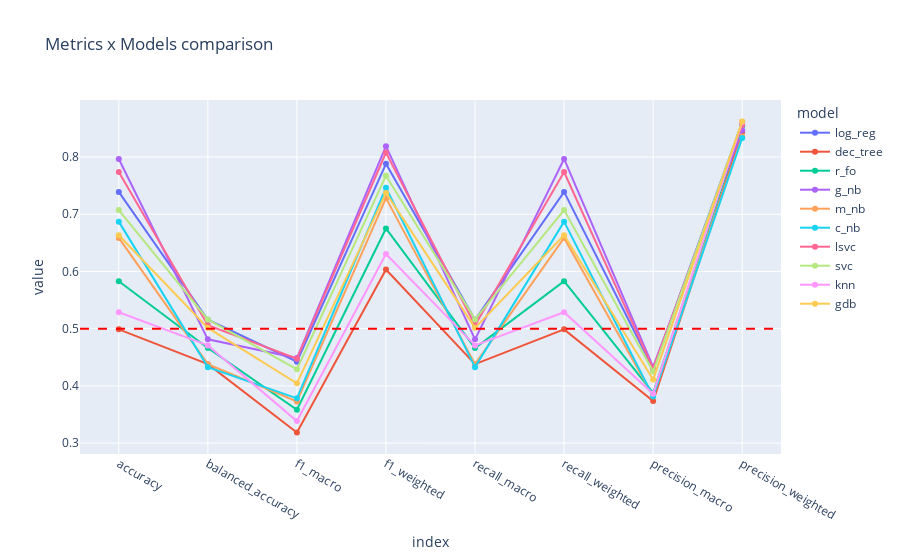

Write notebook code for a chart like this one.
### Code cell
# Line plots of metrics for comparison
lineplot_metrics(data)

### Figure 1 — Plotly figure (JSON) as saved in the notebook; plotly's stock layout.template omitted (floating-point values rounded to 4 significant figures)
{"data": [{"hovertemplate": "model=log_reg<br>index=%{x}<br>value=%{y}<extra></extra>", "legendgroup": "log_reg", "line": {"color": "#636efa", "dash": "solid"}, "marker": {"symbol": "circle"}, "mode": "lines+markers", "name": "log_reg", "orientation": "v", "showlegend": true, "type": "scatter", "x": ["accuracy", "balanced_accuracy", "f1_macro", "f1_weighted", "recall_macro", "recall_weighted", "precision_macro", "precision_weighted"], "xaxis": "x", "y": [0.7391, 0.5156, 0.4421, 0.7882, 0.5156, 0.7391, 0.4299, 0.8605], "yaxis": "y"}, {"hovertemplate": "model=dec_tree<br>index=%{x}<br>value=%{y}<extra></extra>", "legendgroup": "dec_tree", "line": {"color": "#EF553B", "dash": "solid"}, "marker": {"symbol": "circle"}, "mode": "lines+markers", "name": "dec_tree", "orientation": "v", "showlegend": true, "type": "scatter", "x": ["accuracy", "balanced_accuracy", "f1_macro", "f1_weighted", "recall_macro", "recall_weighted", "precision_macro", "precision_weighted"], "xaxis": "x", "y": [0.4988, 0.438, 0.3184, 0.6034, 0.438, 0.4988, 0.3736, 0.8436], "yaxis": "y"}, {"hovertemplate": "model=r_fo<br>index=%{x}<br>value=%{y}<extra></extra>", "legendgroup": "r_fo", "line": {"color": "#00cc96", "dash": "solid"}, "marker": {"symbol": "circle"}, "mode": "lines+markers", "name": "r_fo", "orientation": "v", "showlegend": true, "type": "scatter", "x": ["accuracy", "balanced_accuracy", "f1_macro", "f1_weighted", "recall_macro", "recall_weighted", "precision_macro", "precision_weighted"], "xaxis": "x", "y": [0.583, 0.4662, 0.3582, 0.6751, 0.4662, 0.583, 0.3876, 0.8541], "yaxis": "y"}, {"hovertemplate": "model=g_nb<br>index=%{x}<br>value=%{y}<extra></extra>", "legendgroup": "g_nb", "line": {"color": "#ab63fa", "dash": "solid"}, "marker": {"symbol": "circle"}, "mode": "lines+markers", "name": "g_nb", "orientation": "v", "showlegend": true, "type": "scatter", "x": ["accuracy", "balanced_accuracy", "f1_macro", "f1_weighted", "recall_macro", "recall_weighted", "precision_macro", "precision_weighted"], "xaxis": "x", "y": [0.7967, 0.4814, 0.4486, 0.8191, 0.4814, 0.7967, 0.4331, 0.847], "yaxis": "y"}, {"hovertemplate": "model=m_nb<br>index=%{x}<br>value=%{y}<extra></extra>", "legendgroup": "m_nb", "line": {"color": "#FFA15A", "dash": "solid"}, "marker": {"symbol": "circle"}, "mode": "lines+markers", "name": "m_nb", "orientation": "v", "showlegend": true, "type": "scatter", "x": ["accuracy", "balanced_accuracy", "f1_macro", "f1_weighted", "recall_macro", "recall_weighted", "precision_macro", "precision_weighted"], "xaxis": "x", "y": [0.6587, 0.4379, 0.3728, 0.7282, 0.4379, 0.6587, 0.3821, 0.8361], "yaxis": "y"}, {"hovertemplate": "model=c_nb<br>index=%{x}<br>value=%{y}<extra></extra>", "legendgroup": "c_nb", "line": {"color": "#19d3f3", "dash": "solid"}, "marker": {"symbol": "circle"}, "mode": "lines+markers", "name": "c_nb", "orientation": "v", "showlegend": true, "type": "scatter", "x": ["accuracy", "balanced_accuracy", "f1_macro", "f1_weighted", "recall_macro", "recall_weighted", "precision_macro", "precision_weighted"], "xaxis": "x", "y": [0.6871, 0.4328, 0.3782, 0.7464, 0.4328, 0.6871, 0.3814, 0.8335], "yaxis": "y"}, {"hovertemplate": "model=lsvc<br>index=%{x}<br>value=%{y}<extra></extra>", "legendgroup": "lsvc", "line": {"color": "#FF6692", "dash": "solid"}, "marker": {"symbol": "circle"}, "mode": "lines+markers", "name": "lsvc", "orientation": "v", "showlegend": true, "type": "scatter", "x": ["accuracy", "balanced_accuracy", "f1_macro", "f1_weighted", "recall_macro", "recall_weighted", "precision_macro", "precision_weighted"], "xaxis": "x", "y": [0.7739, 0.506, 0.4474, 0.808, 0.506, 0.7739, 0.4302, 0.856], "yaxis": "y"}, {"hovertemplate": "model=svc<br>index=%{x}<br>value=%{y}<extra></extra>", "legendgroup": "svc", "line": {"color": "#B6E880", "dash": "solid"}, "marker": {"symbol": "circle"}, "mode": "lines+markers", "name": "svc", "orientation": "v", "showlegend": true, "type": "scatter", "x": ["accuracy", "balanced_accuracy", "f1_macro", "f1_weighted", "recall_macro", "recall_weighted", "precision_macro", "precision_weighted"], "xaxis": "x", "y": [0.7074, 0.5162, 0.429, 0.7675, 0.5162, 0.7074, 0.4249, 0.8617], "yaxis": "y"}, {"hovertemplate": "model=knn<br>index=%{x}<br>value=%{y}<extra></extra>", "legendgroup": "knn", "line": {"color": "#FF97FF", "dash": "solid"}, "marker": {"symbol": "circle"}, "mode": "lines+markers", "name": "knn", "orientation": "v", "showlegend": true, "type": "scatter", "x": ["accuracy", "balanced_accuracy", "f1_macro", "f1_weighted", "recall_macro", "recall_weighted", "precision_macro", "precision_weighted"], "xaxis": "x", "y": [0.5288, 0.4707, 0.3385, 0.6305, 0.4707, 0.5288, 0.3864, 0.8612], "yaxis": "y"}, {"hovertemplate": "model=gdb<br>index=%{x}<br>value=%{y}<extra></extra>", "legendgroup": "gdb", "line": {"color": "#FECB52", "dash": "solid"}, "marker": {"symbol": "circle"}, "mode": "lines+markers", "name": "gdb", "orientation": "v", "showlegend": true, "type": "scatter", "x": ["accuracy", "balanced_accuracy", "f1_macro", "f1_weighted", "recall_macro", "recall_weighted", "precision_macro", "precision_weighted"], "xaxis": "x", "y": [0.6634, 0.5014, 0.4044, 0.7374, 0.5014, 0.6634, 0.411, 0.8623], "yaxis": "y"}], "layout": {"legend": {"title": {"text": "model"}, "tracegroupgap": 0}, "shapes": [{"line": {"color": "red", "dash": "dash"}, "type": "line", "x0": 0, "x1": 1, "xref": "x domain", "y0": 0.5, "y1": 0.5, "yref": "y"}], "title": {"text": "Metrics x Models comparison"}, "xaxis": {"anchor": "y", "domain": [0, 1], "title": {"text": "index"}}, "yaxis": {"anchor": "x", "domain": [0, 1], "dtick": 0.1, "tick0": 0, "title": {"text": "value"}}}}
